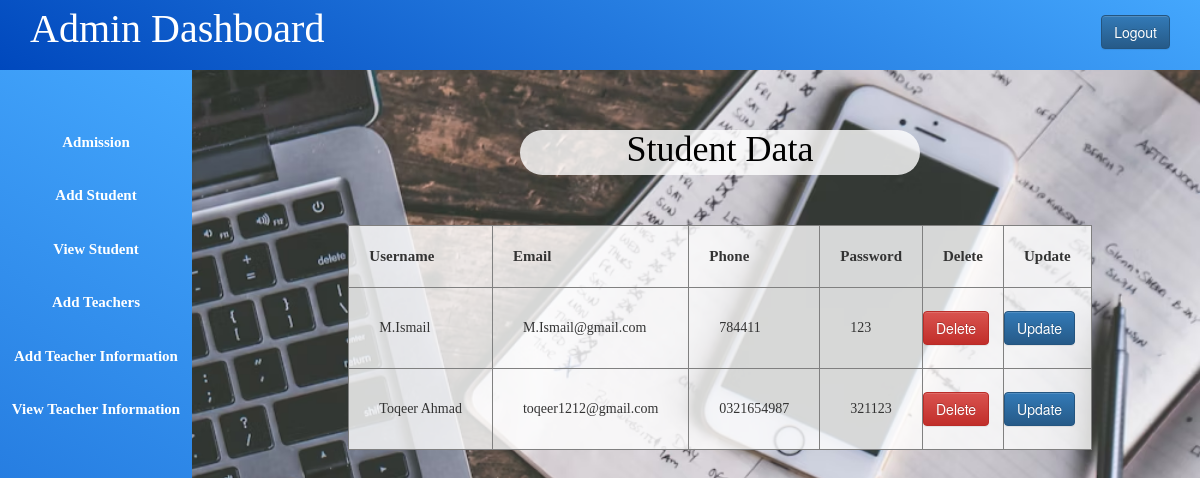
Screenshot of /view_student.php (signed in) with the database file from the repository.
### tables this page shows
CREATE TABLE IF NOT EXISTS `user` (
  `id` int NOT NULL AUTO_INCREMENT,
  `username` varchar(50) DEFAULT NULL,
  `phone` varchar(50) DEFAULT NULL,
  `email` varchar(50) DEFAULT NULL,
  `usertype` varchar(50) DEFAULT NULL,
  `password` varchar(50) DEFAULT NULL,
  PRIMARY KEY (`id`)
);

### view_student.php (the view, shortened to what this page needs)
<?php
$host="localhost";
$user="root";
$password="";
$db="lms";
$data=mysqli_connect($host,$user,$password,$db);
$sql="SELECT * FROM user WHERE usertype='student' ";
$result=mysqli_query($data,$sql);
?>
<!DOCTYPE html>
<html>
<head>
	<?php
	include 'admin_css.php';
	?>
</head>
<body>
	<?php
	include 'admin_sidebar.php';
	?>
	<div class="content">
		<center>
		<h1 class="deco">Student Data</h1>
		<br><br>
		<table  style="background-color: rgba(255, 255, 255, 0.8); /* Semi-transparent white background */" border="1px">
			<tr>
				<th style="padding: 20px; font-size: 15px; font-family: verdana;">Username</th>
				<th style="padding: 20px; font-size: 15px; font-family: verdana;">Email</th>
				<th style="padding: 20px; font-size: 15px; font-family: verdana;">Phone</th>
				<th style="padding: 20px; font-size: 15px; font-family: verdana;">Password</th>
				<th style="padding: 20px; font-size: 15px; font-family: verdana;">Delete</th>
				<th style="padding: 20px; font-size: 15px; font-family: verdana;">Update</th>
			</tr>
			<?php
			while($info=$result->fetch_assoc())
			{
			?>
			<tr>
				<td style="padding: 30px; font-family: verdana;">
					<?php echo "{$info['username']}"; ?>
				</td>
				<td style="padding: 30px; font-family: verdana;">
					<?php echo "{$info['email']}"; ?>
				</td>
				<td style="padding: 30px; font-family: verdana;">
					<?php echo "{$info['phone']}"; ?>
				</td>
				<td style="padding: 30px; font-family: verdana;">
					<?php echo "{$info['password']}"; ?>
				</td>
				<td class="table_td">
					<?php
					echo "<a onClick=\"javascript:return confirm('Are You Sure Yoy Want To Delete This Data'); \" class='btn btn-danger' href='delete.php?student_id={$info['id']}'> Delete </a>";
					 ?>
				</td>
				<td class="table_td">
					<?php
					 echo "<a class='btn btn-primary' href='update_student.php?student_id={$info['id']}'> Update </a>"; ?>
				</td>
			</tr>
			<?php
			}
			?>
		</table>
		</center>
	</div>
</body>
</html>

### admin.css (style rules this page uses)
* { margin: 0px; padding: 0px; }
a,a:hover { text-decoration: none!important; }
.content { margin-left: 20%; margin-top: 5%; }

### view_student.php (style rules this page uses)
body { background-image: url('adbackground.jpg'); background-repeat: no-repeat; background-position: center; background-size: cover; width: 100%; height: 641px; margin: 0; }
.deco { style="font-family: verdana; text-shadow: 5px 5px 10px #aaa; font-family: cursive !important; color: black; background-color: rgba(255, 255, 255, 0.8); width: 400px; border-radius: 25px; padding-bottom: 5px;" }

### rows the page displays
user: username "M.Ismail", email "M.Ismail@gmail.com", phone "784411", password "123"
user: username "Toqeer Ahmad", email "toqeer1212@gmail.com", phone "0321654987", password "321123"
